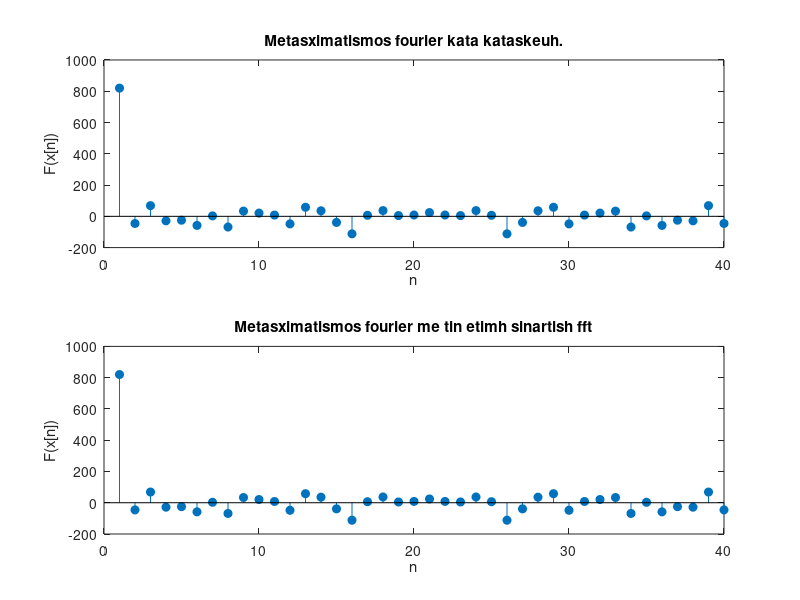
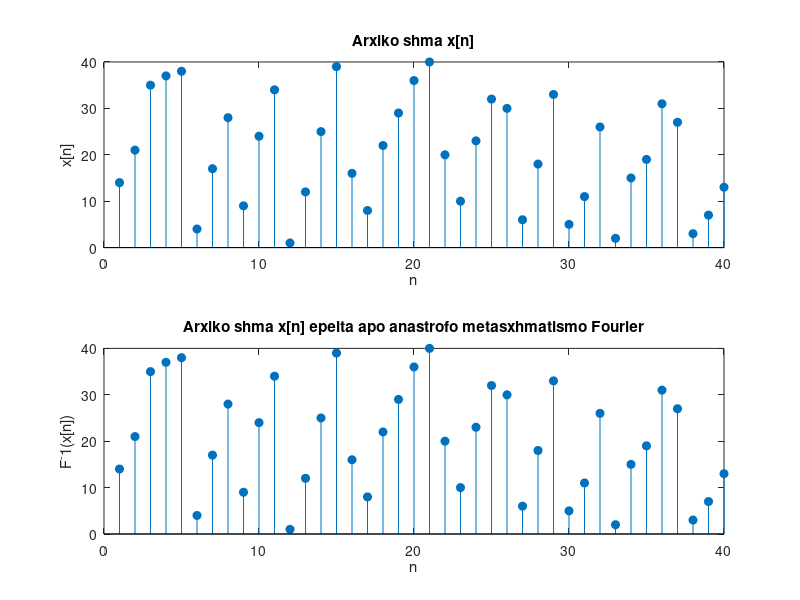

These charts were generated, in order, by the following MATLAB code:

%% ASKHSH 2 
%% Erwthma a)
clear all;
n=[1:40];
x=randperm(length(n));
 N=length(n);

 
 
for k=0:N-1
for n=0:N-1
X1(n+1)=x(n+1).*exp(-j*2*pi*n*k/N);
end
X(k+1)=sum(X1);
end
X;
n=1:40;%%Xronos pou orizetai to shma
figure(1);
subplot(2,1,1)
stem(n,X,'filled')
 title('Metasximatismos fourier kata kataskeuh.');
 xlabel('n');
 ylabel('F(x[n])');

 Z=fft(x);  % Elenxoume an ta apotelesmata mas sumpiptoun me thn etoimh sinarthsh matlab
 
 subplot(2,1,2)
 stem(n,Z,'filled') 
 title('Metasximatismos fourier me tin etimh sinartish fft');
  xlabel('n');
 ylabel('F(x[n])');

 
 
 
 %% erwthma b)

 for n=0:N-1
     for k=0:N-1
         Xn1(k+1)=Z(k+1)*exp(j*2*pi*n*k/N);
     end
         X1(n+1)=sum(Xn1);
 end
 for i=0:N-1
 X1(i+1)=X1(i+1)/N;
 end
   
   n=1:40;
  figure(3);
  subplot(2,1,1);
 stem(n,x,'filled');
  title('Arxiko shma x[n]');
 xlabel('n');
 ylabel('x[n]');

subplot(2,1,2);
 stem(n,X1,'filled')
  title('Arxiko shma x[n] epeita apo anastrofo metasxhmatismo Fourier');
 xlabel('n');
 ylabel('F^-1(x[n])');

 


